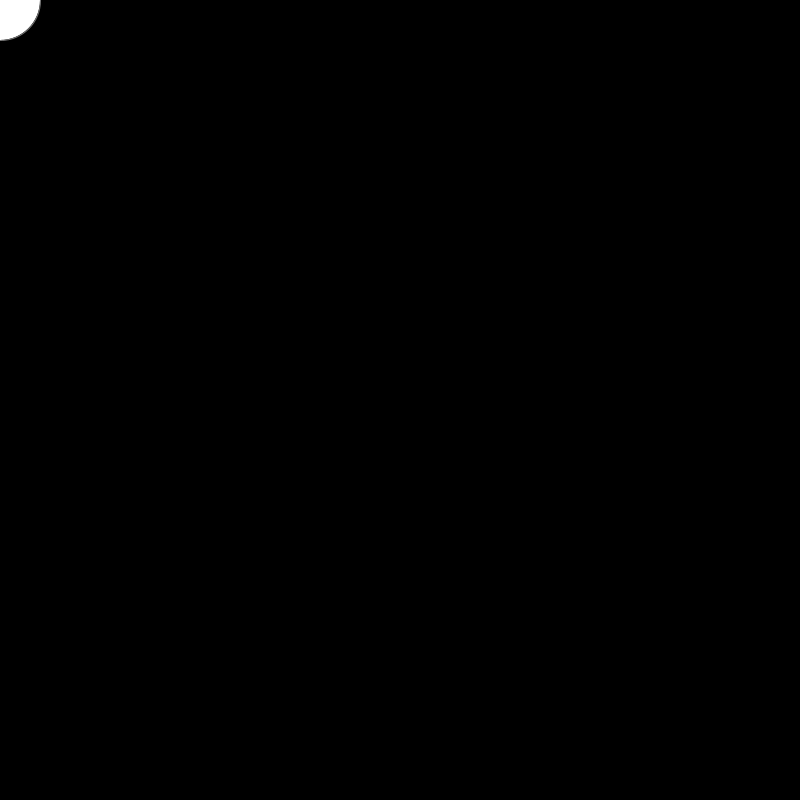
Frame 1 (no input)
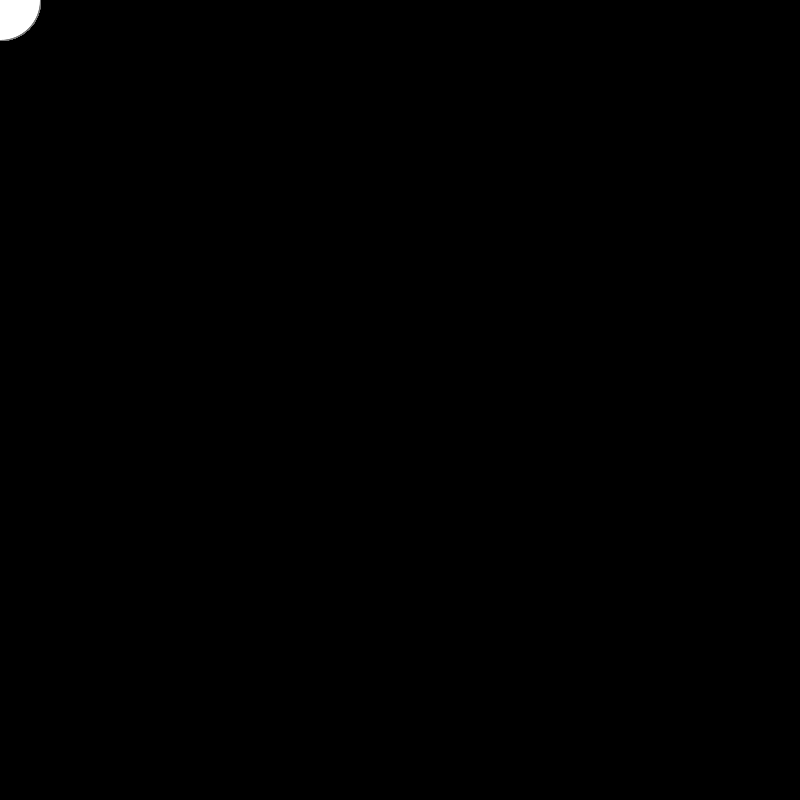
Frame 60 (the mouse pressed at the canvas centre just before this capture)
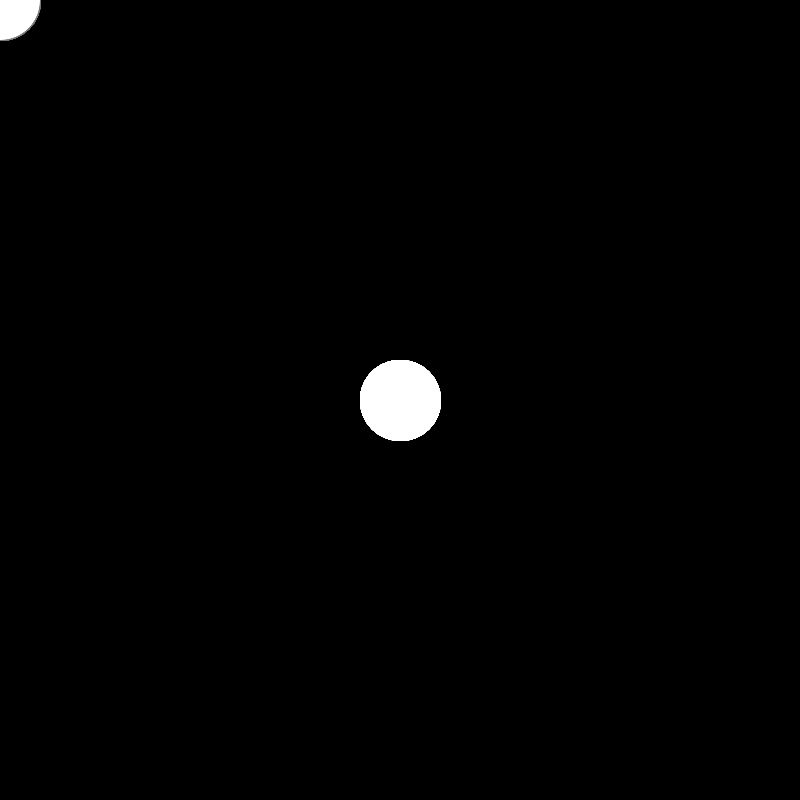
Frame 120 (the mouse held since frame 60 and released just before this capture)

The Processing sketch that drew these frames (run headless with seeded random() and noise(); from frame 60 on, the mouse is pressed at the canvas centre):

// Processing sketch: processing_135143
// ── processing_135143.pde


void setup()  
{  


size(800, 800);    
fill(255);  
background (0,0,0);  
}  
void draw() {  
if (mousePressed) 
 {  
stroke(255); 
} else 
{ 
stroke(120);  
}  

ellipse (mouseX, mouseY, 80, 80);} 
